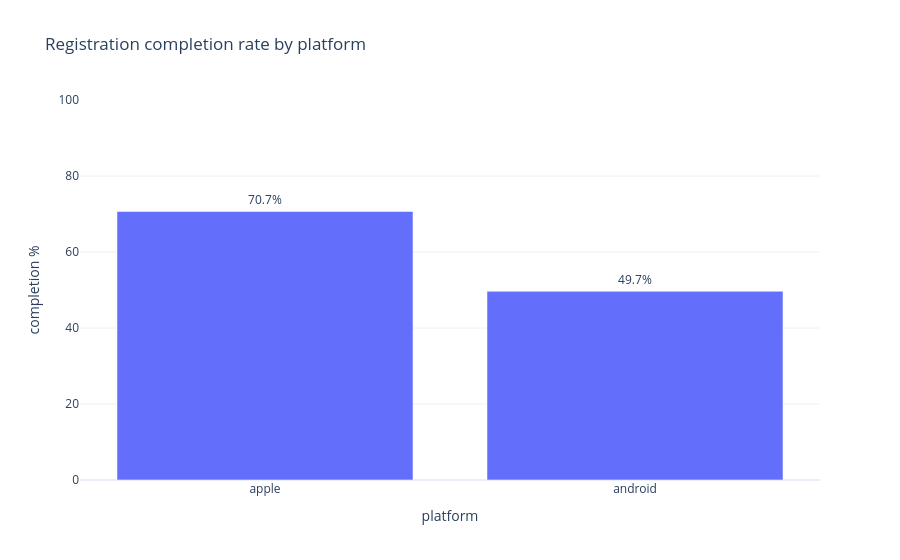
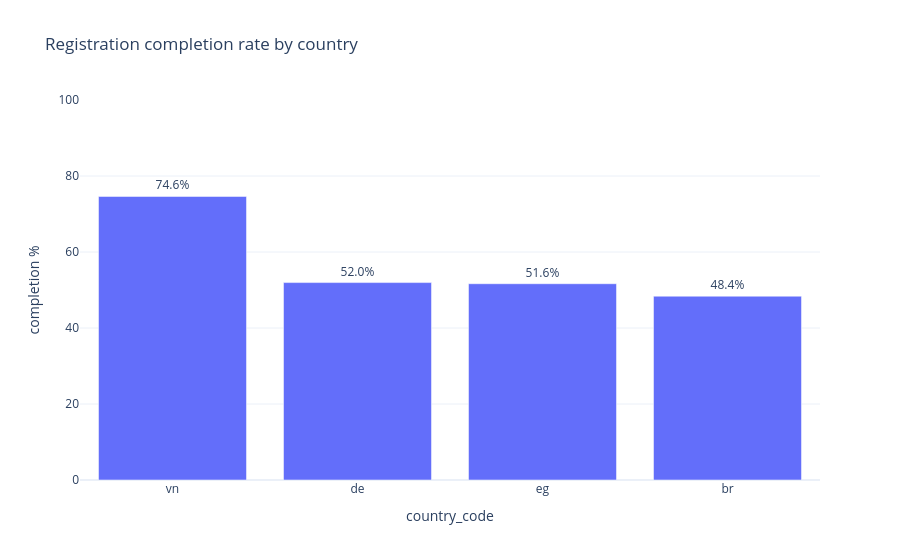
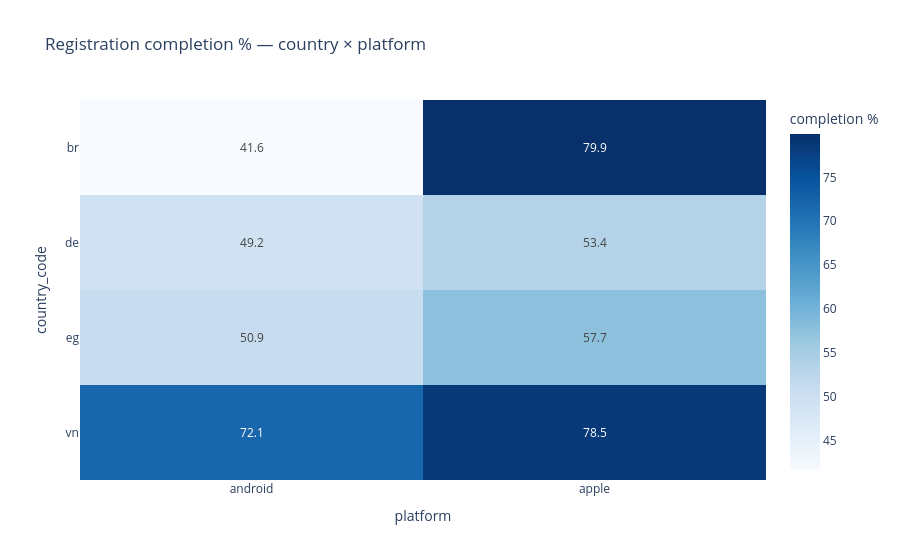

Write notebook code for charts like these, in order.
### Code cell
# --- 4d. Visualizations ---
fig = px.bar(
    platform_reg, x='platform', y='completion_pct',
    text='completion_pct',
    title='Registration completion rate by platform',
    hover_data=['openers', 'completers'],
)
fig.update_traces(texttemplate='%{text:.1f}%', textposition='outside')
fig.update_layout(yaxis_title='completion %', yaxis_range=[0, 100])
fig.show()

fig = px.bar(
    country_reg, x='country_code', y='completion_pct',
    text='completion_pct',
    title='Registration completion rate by country',
    hover_data=['openers', 'completers'],
)
fig.update_traces(texttemplate='%{text:.1f}%', textposition='outside')
fig.update_layout(yaxis_title='completion %', yaxis_range=[0, 100])
fig.show()

# Heatmap: country x platform
fig = px.imshow(
    pivot, text_auto='.1f', color_continuous_scale='Blues',
    aspect='auto',
    title='Registration completion % — country × platform',
    labels=dict(color='completion %'),
)
fig.show()

### Figure 1 — Plotly figure (JSON) as saved in the notebook; plotly's stock layout.template omitted (floating-point values rounded to 4 significant figures)
{"data": [{"alignmentgroup": "True", "customdata": [[1026, 725], [3073, 1526]], "hovertemplate": "platform=%{x}<br>completion_pct=%{text}<br>openers=%{customdata[0]}<br>completers=%{customdata[1]}<extra></extra>", "legendgroup": "", "marker": {"color": "#636efa", "pattern": {"shape": ""}}, "name": "", "offsetgroup": "", "orientation": "v", "showlegend": false, "text": [70.66, 49.66], "textposition": "outside", "texttemplate": "%{text:.1f}%", "type": "bar", "x": ["apple", "android"], "xaxis": "x", "y": [70.66, 49.66], "yaxis": "y"}], "layout": {"barmode": "relative", "legend": {"tracegroupgap": 0}, "title": {"text": "Registration completion rate by platform"}, "xaxis": {"anchor": "y", "domain": [0, 1], "title": {"text": "platform"}}, "yaxis": {"anchor": "x", "domain": [0, 1], "range": [0, 100], "title": {"text": "completion %"}}}}

### Figure 2 — Plotly figure (JSON) as saved in the notebook; plotly's stock layout.template omitted (floating-point values rounded to 4 significant figures)
{"data": [{"alignmentgroup": "True", "customdata": [[847, 632], [385, 200], [968, 500], [1900, 919]], "hovertemplate": "country_code=%{x}<br>completion_pct=%{text}<br>openers=%{customdata[0]}<br>completers=%{customdata[1]}<extra></extra>", "legendgroup": "", "marker": {"color": "#636efa", "pattern": {"shape": ""}}, "name": "", "offsetgroup": "", "orientation": "v", "showlegend": false, "text": [74.62, 51.95, 51.65, 48.37], "textposition": "outside", "texttemplate": "%{text:.1f}%", "type": "bar", "x": ["vn", "de", "eg", "br"], "xaxis": "x", "y": [74.62, 51.95, 51.65, 48.37], "yaxis": "y"}], "layout": {"barmode": "relative", "legend": {"tracegroupgap": 0}, "title": {"text": "Registration completion rate by country"}, "xaxis": {"anchor": "y", "domain": [0, 1], "title": {"text": "country_code"}}, "yaxis": {"anchor": "x", "domain": [0, 1], "range": [0, 100], "title": {"text": "completion %"}}}}

### Figure 3 — Plotly figure (JSON) as saved in the notebook; plotly's stock layout.template omitted (floating-point values rounded to 4 significant figures)
{"data": [{"coloraxis": "coloraxis", "hovertemplate": "platform: %{x}<br>country_code: %{y}<br>completion %: %{z}<extra></extra>", "name": "0", "texttemplate": "%{z:.1f}", "type": "heatmap", "x": ["android", "apple"], "xaxis": "x", "y": ["br", "de", "eg", "vn"], "yaxis": "y", "z": [[41.63, 79.94], [49.24, 53.36], [50.93, 57.69], [72.07, 78.51]]}], "layout": {"coloraxis": {"colorbar": {"title": {"text": "completion %"}}, "colorscale": [[0, "rgb(247,251,255)"], [0.125, "rgb(222,235,247)"], [0.25, "rgb(198,219,239)"], [0.375, "rgb(158,202,225)"], [0.5, "rgb(107,174,214)"], [0.625, "rgb(66,146,198)"], [0.75, "rgb(33,113,181)"], [0.875, "rgb(8,81,156)"], [1, "rgb(8,48,107)"]]}, "title": {"text": "Registration completion % — country × platform"}, "xaxis": {"anchor": "y", "domain": [0, 1], "title": {"text": "platform"}}, "yaxis": {"anchor": "x", "autorange": "reversed", "domain": [0, 1], "title": {"text": "country_code"}}}}
